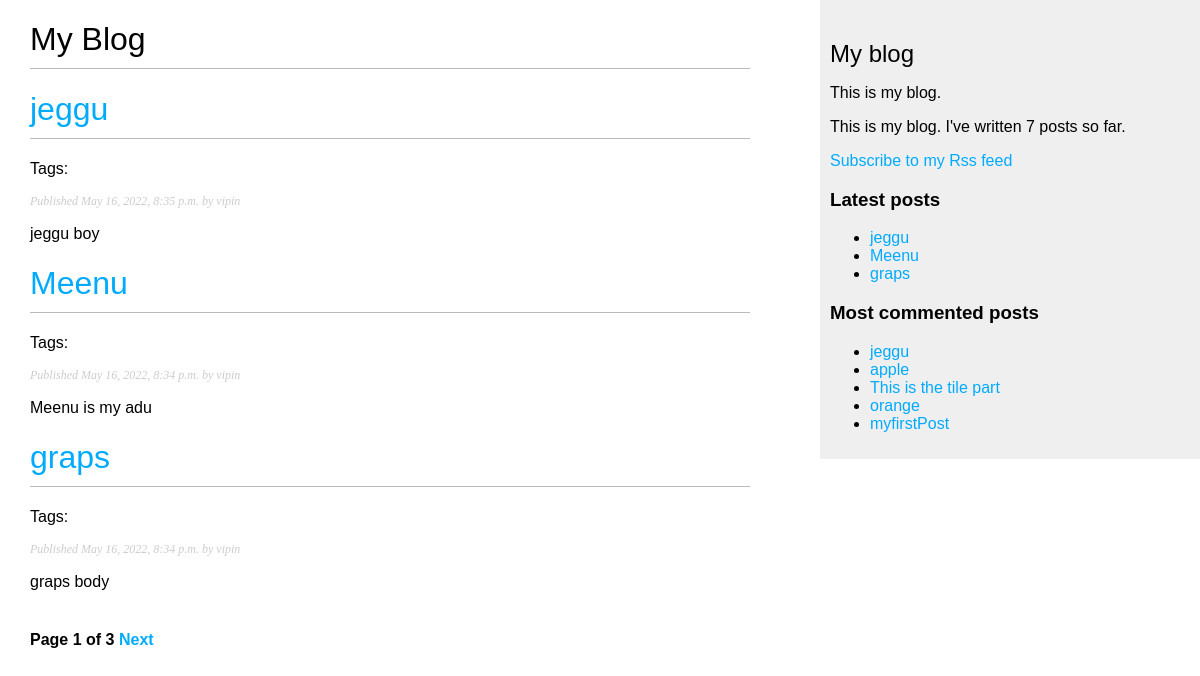
The page / on the database its author committed.
### blog/models.py (models this page shows, shortened)
class Post(models.Model):
    STATUS_CHOICES = (
        ('draft','Draft'),
        ('published','Published'),
    )
    title = models.CharField(max_length=250)
    slug = models.SlugField(max_length=250,unique_for_date='publish')
    author = models.ForeignKey(User, on_delete=models.CASCADE,related_name='blog_posts')
    body = models.TextField()
    publish = models.DateTimeField(default=timezone.now)
    created = models.DateTimeField(auto_now_add=True)
    updated = models.DateTimeField(auto_now=True)
    status = models.CharField(max_length=10,choices=STATUS_CHOICES,default='draft')
    objects = models.Manager()
    published = PublishedManager()
    tags = TaggableManager()
    def get_absolute_url(self):
        return reverse("blog:post_detail", args=[self.publish.year,self.publish.month,self.publish.day,self.slug])
    class Meta:
        ordering = ('-publish',)

### blog/views.py (the view)
# urls.py: path('',views.post_list,name='post_list'),
def post_list(request , tag_slug=None):
    object_list = Post.published.all()
    tag = None
    if tag_slug:
        tag = get_object_or_404(Tag,slug=tag_slug)
        object_list = object_list.filter(tags_in=[tag])
    paginator = Paginator(object_list, 3)
    page= request.GET.get('page')
    try:
        posts = paginator.page(page)
    except PageNotAnInteger:
        posts = paginator.page(1)
    except EmptyPage:
        posts = paginator.page(paginator.num_pages)
    return render(request, 'blog/post/list.html',{'page':page,'posts':posts,'tag':tag})

### blog/models.py (called while the page is built)
    def get_queryset(self):
        return super(PublishedManager,self).get_queryset()

### blog/templatetags/blog_tags.py (called while the page is built)
@register.simple_tag
def total_posts():
    return Post.published.count()

@register.inclusion_tag('blog/post/latest_posts.html')
def show_latest_posts(count=5):
    latest_posts= Post.published.order_by('-publish')[:count]
    return {'latest_posts': latest_posts}

@register.simple_tag
def get_most_commented_posts(count=5):
    return Post.published.annotate(
        total_comments=Count('comments')
    ).order_by('-total_comments')[:count]

@register.filter(name='markdown')
def markdown_format(text):
    return mark_safe(markdown.markdown(text))

### blog/templates/blog/post/list.html (shortened to what this page needs)
{% extends "blog/base.html" %}
{% load blog_tags %}
 {% block content %}
<h1>My Blog</h1>
{% for post in posts %}
<h1>
  <a href="{{ post.get_absolute_url}}"> {{ post.title }} </a>
</h1>
<p class="tags">Tags:
</p>
<p class="date">Published {{ post.publish }} by {{ post.author }}</p>
{{ post.body| markdown | truncatewords_html:30 }}
{% endfor %}
{% include "../pagination.html" with page=posts %}
{% endblock %}

### blog/templates/blog/base.html (shortened to what this page needs)
{% load blog_tags %}
{% load static %}
<!DOCTYPE html>
<html>
    <head>
        <link href="{% static "/css/blog.css" %}" rel="stylesheet">
    </head>
    <body>
        <div id="content">
            {% block content %}
            {% endblock %}
        </div>
        <div id="sidebar">
            <h2>My blog</h2>
            <p>This is my blog.</p>
            <p>This is my blog. I've written {% total_posts %} posts so far.</p>
            <p>
                <a href="{% url "blog:post_feed" %}">Subscribe to my Rss feed</a>
            </p>
            <h3> Latest posts</h3>
            {% show_latest_posts 3 %}
            <h3>Most commented posts</h3>
            {% get_most_commented_posts as most_commented_posts %}
            <ul>
            {% for post in most_commented_posts %}
            <li>
                <a href="{{post.get_absolute_url}}">{{post.title}}</a>
            </li>
            {% endfor %}
        </ul>
        </div>
    </body>
</html>

### blog/templates/blog/pagination.html (shortened to what this page needs)
<div class="pagination">
    <span class="step-links">
        <span class="current">
            Page {{ page.number }} of {{ page.paginator.num_pages }}
        </span>
        {% if page.has_next %}
        <a href="?page= {{ page.next_page_number }}">Next</a>
        {% endif %}
    </span>
</div>

### blog/templates/blog/post/latest_posts.html
<ul>{% for post in latest_posts %}
    <li>
        <a href="{{ post.get_absolute_url }}">{{post.title}}</a>
    </li>
    {% endfor %}
</ul>

### blog/static/css/blog.css (style rules this page uses)
body { margin:0; padding:0; font-family:helvetica, sans-serif; }
a { color:#00abff; text-decoration:none; }
h1 { font-weight:normal; border-bottom:1px solid #bbb; padding:0 0 10px 0; }
h2 { font-weight:normal; margin:30px 0 0; }
#content { float:left; width:60%; padding:0 0 0 30px; }
#sidebar { float:right; width:30%; padding:10px; background:#efefef; height:100%; }
p.date { color:#ccc; font-family: georgia, serif; font-size: 12px; font-style: italic; }
.pagination { margin:40px 0; font-weight:bold; }

### rows shown on the page
Post: title "jeggu", publish "May 16, 2022, 8:35 p.m.", author "vipin", body "jeggu boy"
Post: title "Meenu", publish "May 16, 2022, 8:34 p.m.", author "vipin", body "Meenu is my adu"
Post: title "graps", publish "May 16, 2022, 8:34 p.m.", author "vipin", body "graps body"
Post: title "apple"
Post: title "This is the tile part"
Post: title "orange"
Post: title "myfirstPost"

### other values the page prints
{{ page.number }} "1"
{{ page.paginator.num_pages }} "3"
